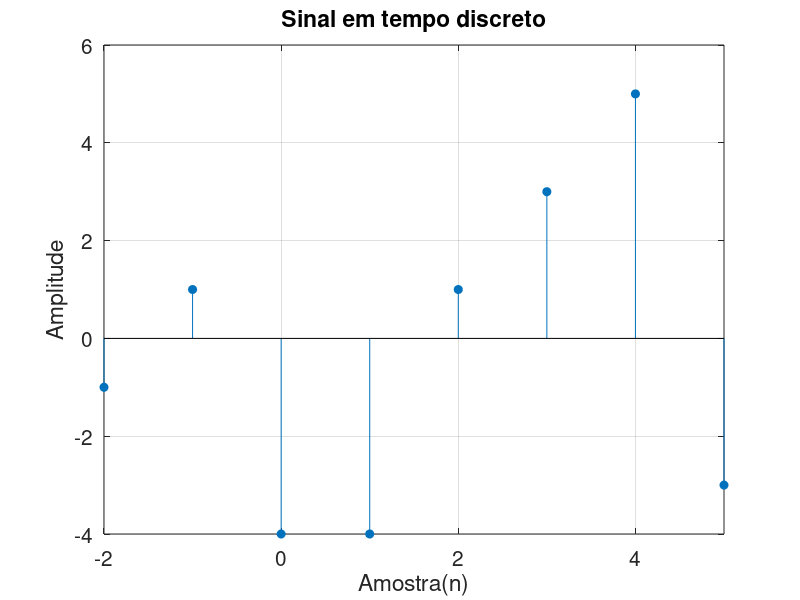

This chart was generated by the following MATLAB code:
##############################################################
#                                                            #
# UNIVERSIDADE FEDERAL DO SUL E SUDESTE DO PARÁ              #
# INSTITUTO DE GEOCIÊNCIAS E ENGENHARIAS                     #
# FACULDADE DE ENGENHARIA DA COMPUTAÇÃO                      #
# CURSO DE BACHARELADO EM ENGENHARIA DA COMPUTAÇÃO           #
# DISCIPLINA: PROCESSAMENTO DIGITAL DE SINAIS                #
# PROF: CLAUDIO COUTINHO                                     #
#                                                            #
# CÓDIGO 01: SINAL DISCRETO                                  #
# AULA: 01                                                   #
#                                                            #
##############################################################

# Limpeza do ambiente

clear all;                  # apaga todas as variáveis ativas
clf;                        # fecha todas as janelas ativas
clc;                        # limpa o ambiente de trabalho

# Criação do sinal discreto de exemplo

n   = -2:5;                              # criação dos índices do sinal discreto
x_n = [-1, 1, -4, -4, 1, 3, 5, -3];  # definição dos valores do sinal discreto

stem(n,x_n,'filled');                   # exibe o sinal discreto no tempo na janela aberta
grid;                                   # insere uma grade no plot
title('Sinal em tempo discreto');       # adiciona o título do gráfico
xlabel('Amostra(n)');              	    # adiciona a legenda da abcissa
ylabel('Amplitude');                    # adiciona a legenda da ordenada
set(gca, 'xtick', n*2);                   # força a legenda a exibir todos os valores de n
set(gca, 'FontSize', 15);               # configura o tamanho da fonte do gráfico



